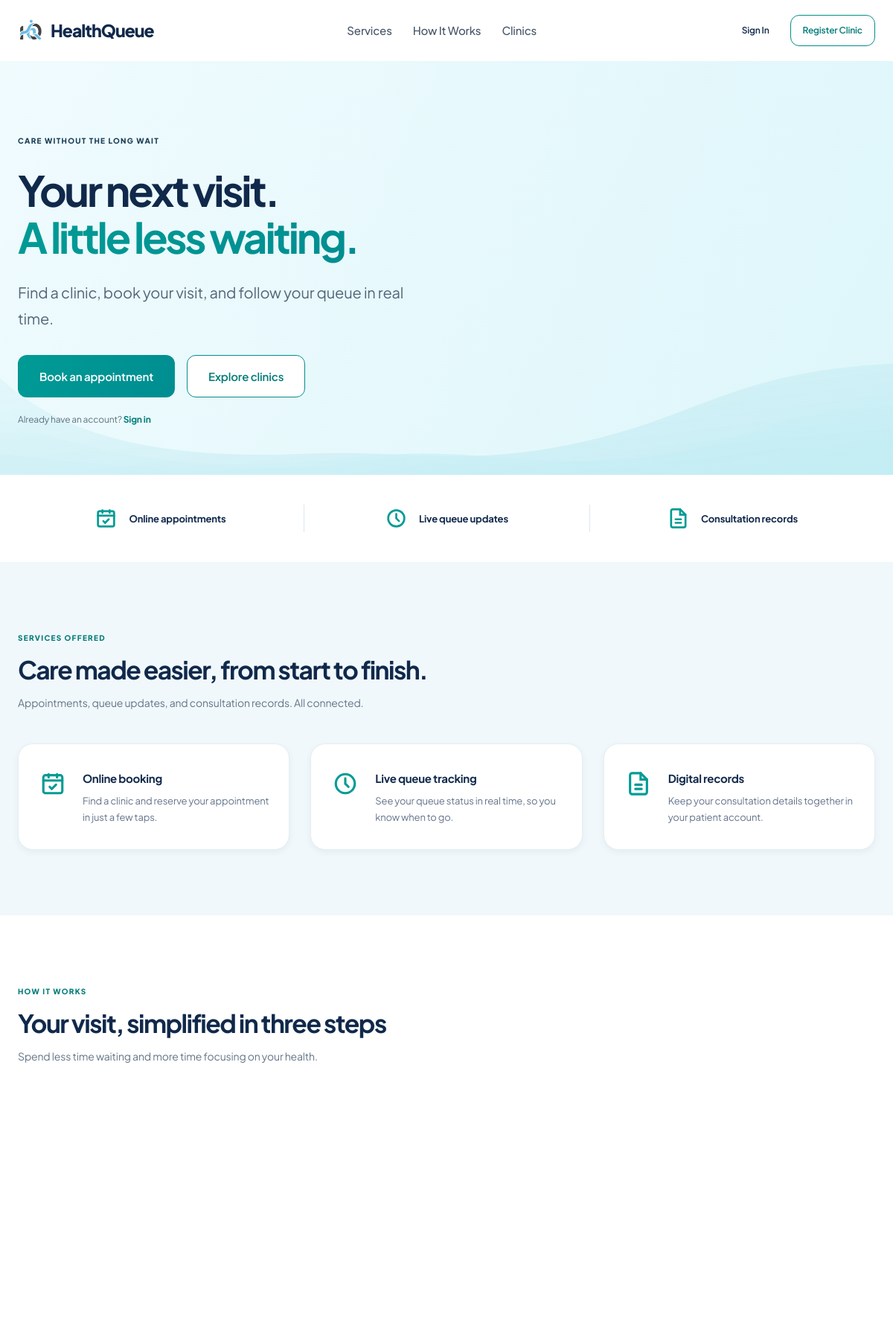
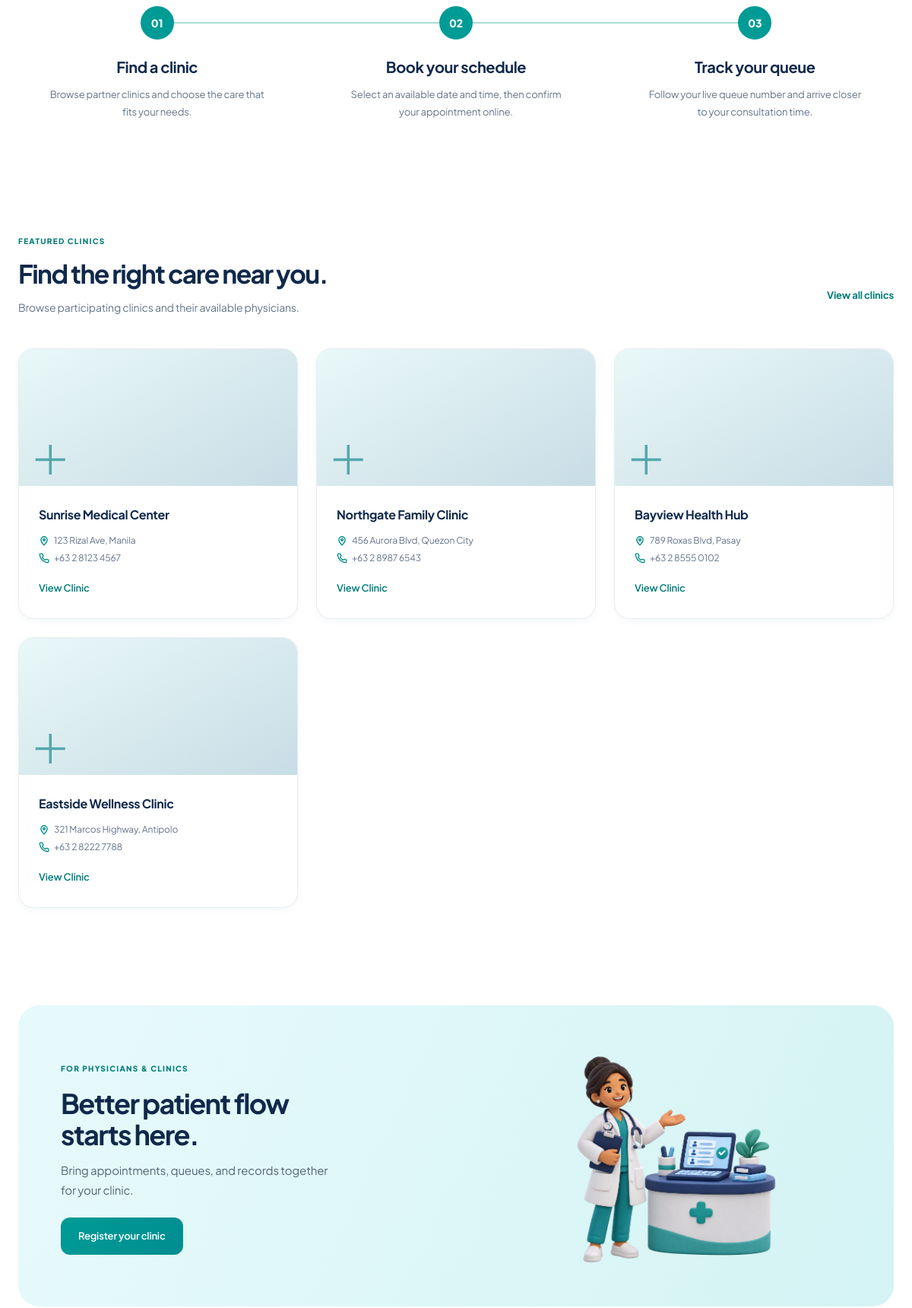
The page / (upper part) on the database its author committed (2 pictures, top to bottom).
### tables this page shows
CREATE TABLE IF NOT EXISTS Clinic (
    ClinicID            INT AUTO_INCREMENT PRIMARY KEY,
    ClinicName          VARCHAR(150)   NOT NULL,
    Address             VARCHAR(255)   NOT NULL,
    ContactNumber       VARCHAR(20)    NOT NULL,
    BaseConsultationFee DECIMAL(10,2)  NOT NULL DEFAULT 0.00,
    PhotoUrl             VARCHAR(255)  NULL,
    Description          TEXT          NULL,
     
    Specialties          VARCHAR(255)  NULL,
     
    OpenDays             VARCHAR(20)   NOT NULL DEFAULT '1,2,3,4,5,6',
    OpenTime             TIME          NOT NULL DEFAULT '08:00:00',
    CloseTime            TIME          NOT NULL DEFAULT '17:00:00',
    RegistrationDate    DATETIME       NOT NULL DEFAULT CURRENT_TIMESTAMP,
    DeletedAt           DATETIME       NULL,
    Status               VARCHAR(20)   NOT NULL DEFAULT 'Active',
    archived             TINYINT       NOT NULL DEFAULT 0
);

### includes/clinic-photos.php (called while the page is built, shortened)
<?php
function clinicCoverPhoto(PDO $pdo, array $clinic): ?string
{
    $cover = basename((string) ($clinic['PhotoUrl'] ?? ''));
    return clinicPhotos($pdo, $clinic)[0] ?? null;
}
function clinicPhotos(PDO $pdo, array $clinic): array
{
    $names = empty($clinic['PhotoUrl']) ? [] : [basename($clinic['PhotoUrl'])];
    try {
        $stmt = $pdo->prepare('SELECT Filename FROM ClinicPhoto WHERE ClinicID = ? ORDER BY SortOrder, PhotoID');
        $stmt->execute([$clinic['ClinicID']]);
        $names = array_merge($names, $stmt->fetchAll(PDO::FETCH_COLUMN));
    } catch (PDOException $e) {
        error_log('Clinic gallery unavailable: ' . $e->getMessage());
    }
    return array_values(array_filter(array_unique($names), static function ($name) {
        return $name === basename($name) && is_file(__DIR__ . '/../assets/uploads/clinics/' . $name);
    }));
}

### index.php (the view, shortened to what this page needs)
<?php
require_once __DIR__ . '/config/db.php';
require_once __DIR__ . '/includes/clinic-photos.php';
$clinics = [];
$pdo = getDbConnection();
if ($pdo) {
    try {
        $stmt = $pdo->query(
            "SELECT ClinicID, ClinicName, Address, ContactNumber, PhotoUrl
             FROM Clinic
             WHERE archived = 0 AND Status = 'Active'
             ORDER BY RegistrationDate DESC"
        );
        $clinics = $stmt->fetchAll();
    } catch (PDOException $e) {
        $clinics = [];
    }
}
require __DIR__ . '/includes/header.php';
?>
<main class="landing-page">
<section class="hero">
  <div class="container">
    <div class="landing-hero-copy">
      <span class="eyebrow">
        Care without the long wait
      </span>
      <h1>Your next visit.<br><span class="accent">A little less waiting.</span></h1>
      <p class="lead">
        Find a clinic, book your visit, and follow your queue in real time.
      </p>
      <div class="landing-hero-links">
      <div class="hero-actions">
        <a href="<?= HQ_BASE_URL ?>/auth/register.php" class="btn btn-primary">Book an appointment</a>
        <a href="<?= HQ_BASE_URL ?>/clinics.php" class="btn btn-outline">Explore clinics</a>
      </div>
      <p class="landing-signin">Already have an account? <a href="<?= HQ_BASE_URL ?>/auth/login.php">Sign in</a></p>
      </div>
    </div>
    <div class="landing-hero-visual">
      <figure class="landing-hero-illustration">
        <img src="<?= HQ_BASE_URL ?>/assets/img/landing/queue-phone-group-3d-soft.png" alt="3D character showing queue number S-12, with two people behind him checking their phones" width="1312" height="1199" fetchpriority="high" decoding="async">
      </figure>
    </div>
  </div>
</section>
<div class="landing-highlights" aria-label="HealthQueue features">
  <div class="container">
    <div><svg width="20" height="20" viewBox="0 0 24 24" fill="none" stroke="currentColor" stroke-width="2.2" stroke-linecap="round"><rect x="3" y="4" width="18" height="17" rx="2"/><path d="M3 9h18M8 3v3M16 3v3"/><path d="m9 15 2 2 4-4"/></svg><span>Online appointments</span></div>
    <div><svg width="20" height="20" viewBox="0 0 24 24" fill="none" stroke="currentColor" stroke-width="2.2" stroke-linecap="round"><circle cx="12" cy="12" r="9"/><path d="M12 7v5l3 3"/></svg><span>Live queue updates</span></div>
    <div><svg width="20" height="20" viewBox="0 0 24 24" fill="none" stroke="currentColor" stroke-width="2.2" stroke-linecap="round"><path d="M14 2H6a2 2 0 0 0-2 2v16a2 2 0 0 0 2 2h12a2 2 0 0 0 2-2V8z"/><path d="M14 2v6h6M9 13h6M9 17h6"/></svg><span>Consultation records</span></div>
  </div>
</div>
<section class="section services-section" id="services">
  <div class="container">
    <div class="section-header">
      <span class="eyebrow">Services Offered</span>
      <h2><span class="landing-title-full">Care made easier, from start to finish.</span><span class="landing-title-mobile">Care made easier.</span></h2>
      <p>Appointments, queue updates, and consultation records. All connected.</p>
    </div>
    <div class="services-grid">
      <div class="service-card">
        <div class="service-icon">
          <svg width="20" height="20" viewBox="0 0 24 24" fill="none" stroke="currentColor" stroke-width="2.2" stroke-linecap="round"><rect x="3" y="4" width="18" height="17" rx="2"/><path d="M3 9h18M8 3v3M16 3v3"/><path d="m9 15 2 2 4-4"/></svg>
        </div>
        <h3>Online booking</h3>
        <p>Find a clinic and reserve your appointment in just a few taps.</p>
      </div>
      <div class="service-card">
        <div class="service-icon">
          <svg width="20" height="20" viewBox="0 0 24 24" fill="none" stroke="currentColor" stroke-width="2.2" stroke-linecap="round"><circle cx="12" cy="12" r="9"/><path d="M12 7v5l3 3"/></svg>
        </div>
        <h3>Live queue tracking</h3>
        <p>See your queue status in real time, so you know when to go.</p>
      </div>
      <div class="service-card">
        <div class="service-icon">
          <svg width="20" height="20" viewBox="0 0 24 24" fill="none" stroke="currentColor" stroke-width="2.2" stroke-linecap="round"><path d="M14 2H6a2 2 0 0 0-2 2v16a2 2 0 0 0 2 2h12a2 2 0 0 0 2-2V8z"/><path d="M14 2v6h6M9 13h6M9 17h6"/></svg>
        </div>
        <h3>Digital records</h3>
        <p>Keep your consultation details together in your patient account.</p>
      </div>
    </div>
  </div>
</section>
<section class="section how-it-works" id="how-it-works">
  <div class="container">
    <div class="section-header">
      <span class="eyebrow">How it works</span>
      <h2><span class="landing-title-full">Your visit, simplified in three steps</span><span class="landing-title-mobile">Your visit, simplified.</span></h2>
      <p>Spend less time waiting and more time focusing on your health.</p>
    </div>
    <div class="steps-grid">
      <article class="step-card">
        <div class="step-illustration step-illustration-find" aria-hidden="true"></div>
        <div class="step-marker"><span class="step-number">01</span></div>
        <h3>Find a clinic</h3>
        <p>Browse partner clinics and choose the care that fits your needs.</p>
      </article>
      <article class="step-card">
        <div class="step-illustration step-illustration-book" aria-hidden="true"></div>
        <div class="step-marker"><span class="step-number">02</span></div>
        <h3>Book your schedule</h3>
        <p>Select an available date and time, then confirm your appointment online.</p>
      </article>
      <article class="step-card">
        <div class="step-illustration step-illustration-track" aria-hidden="true"></div>
        <div class="step-marker"><span class="step-number">03</span></div>
        <h3>Track your queue</h3>
        <p>Follow your live queue number and arrive closer to your consultation time.</p>
      </article>
    </div>
  </div>
</section>
<section class="section section-alt" id="clinics">
  <div class="container">
    <div class="section-header clinic-section-heading">
      <span class="eyebrow">Featured clinics</span>
      <h2><span class="landing-title-full">Find the right care near you.</span><span class="landing-title-mobile">Care near you</span></h2>
      <p>Browse participating clinics and their available physicians.</p>
      <a class="section-link" href="<?= HQ_BASE_URL ?>/clinics.php">View all clinics</a>
    </div>
    <div class="clinics-grid" id="featuredClinicTrack" tabindex="0" role="region" aria-label="Participating clinics. Swipe left or right to browse on mobile.">
      <?php foreach ($clinics as $clinic): ?>
        <?php $clinicPhoto = $pdo && $clinic['ClinicID'] ? (clinicCoverPhoto($pdo, $clinic) ?? '') : ''; ?>
        <div class="clinic-card">
          <?php if ($clinicPhoto !== '' && is_file(__DIR__ . '/assets/uploads/clinics/' . $clinicPhoto)): ?>
            <div class="clinic-thumb has-photo" style="background-image:url('<?= HQ_BASE_URL ?>/assets/uploads/clinics/<?= rawurlencode($clinicPhoto) ?>');background-size:cover;background-position:center;"></div>
          <?php else: ?>
            <div class="clinic-thumb"></div>
          <?php endif; ?>
          <div class="clinic-body">
            <h3><?= htmlspecialchars($clinic['ClinicName']) ?></h3>
            <p class="clinic-meta">
              <svg width="14" height="14" viewBox="0 0 24 24" fill="none" stroke="currentColor" stroke-width="2.4" stroke-linecap="round" style="flex-shrink:0;margin-top:2px;"><path d="M12 22s7-6.5 7-12A7 7 0 0 0 5 10c0 5.5 7 12 7 12Z"/><circle cx="12" cy="10" r="2.4"/></svg>
              <?= htmlspecialchars($clinic['Address']) ?>
            </p>
            <p class="clinic-meta">
              <?= htmlspecialchars($clinic['ContactNumber']) ?>
            </p>
            <?php if ($clinic['ClinicID']): ?>
              <a href="<?= HQ_BASE_URL ?>/clinic-profile.php?clinic_id=<?= (int) $clinic['ClinicID'] ?>" class="btn btn-outline btn-sm btn-block">View Clinic</a>
            <?php else: ?>
              <a href="<?= HQ_BASE_URL ?>/auth/login.php" class="btn btn-outline btn-sm btn-block">View Clinic</a>
            <?php endif; ?>
          </div>
        </div>
      <?php endforeach; ?>
    </div>
  </div>
</section>
<section class="section partner-section" id="clinic-registration">
  <div class="container">
    <div class="partner-banner">
      <div class="partner-copy">
        <span class="eyebrow">For physicians &amp; clinics</span>
        <h2>Better patient flow<br>starts here.</h2>
        <p>Bring appointments, queues, and records together for your clinic.</p>
        <a href="#clinic-inquiry" class="btn btn-primary" data-open-clinic-inquiry>Register your clinic</a>
      </div>
      <div class="partner-illustration" aria-hidden="true"></div>
    </div>
  </div>
</section>
</main>
<?php require __DIR__ . '/includes/footer.php'; ?>

### rows shown on the page
clinic: ClinicName "Sunrise Medical Center", Address "123 Rizal Ave, Manila", ContactNumber "+63 2 8123 4567"
clinic: ClinicName "Northgate Family Clinic", Address "456 Aurora Blvd, Quezon City", ContactNumber "+63 2 8987 6543"
clinic: ClinicName "Bayview Health Hub", Address "789 Roxas Blvd, Pasay", ContactNumber "+63 2 8555 0102"
clinic: ClinicName "Eastside Wellness Clinic", Address "321 Marcos Highway, Antipolo", ContactNumber "+63 2 8222 7788"
